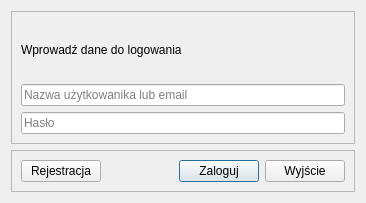
<?xml version="1.0" encoding="UTF-8"?>
<ui version="4.0">
 <class>LoginDialog</class>
 <widget class="QDialog" name="LoginDialog">
  <property name="geometry">
   <rect>
    <x>0</x>
    <y>0</y>
    <width>366</width>
    <height>203</height>
   </rect>
  </property>
  <property name="windowTitle">
   <string>Logowanie</string>
  </property>
  <layout class="QGridLayout" name="gridLayout">
   <item row="0" column="0">
    <widget class="QFrame" name="contentFrame">
     <property name="sizePolicy">
      <sizepolicy hsizetype="Expanding" vsizetype="Expanding">
       <horstretch>0</horstretch>
       <verstretch>0</verstretch>
      </sizepolicy>
     </property>
     <property name="frameShape">
      <enum>QFrame::Shape::StyledPanel</enum>
     </property>
     <property name="frameShadow">
      <enum>QFrame::Shadow::Raised</enum>
     </property>
     <layout class="QGridLayout" name="gridLayout_2">
      <item row="0" column="0">
       <widget class="QLabel" name="label">
        <property name="text">
         <string>Wprowadź dane do logowania</string>
        </property>
       </widget>
      </item>
      <item row="1" column="0">
       <widget class="QLineEdit" name="usernameLineEdit">
        <property name="placeholderText">
         <string>Nazwa użytkowanika lub email</string>
        </property>
       </widget>
      </item>
      <item row="2" column="0">
       <widget class="QLineEdit" name="passwordLineEdit">
        <property name="echoMode">
         <enum>QLineEdit::EchoMode::Password</enum>
        </property>
        <property name="placeholderText">
         <string>Hasło</string>
        </property>
       </widget>
      </item>
     </layout>
    </widget>
   </item>
   <item row="1" column="0">
    <widget class="QFrame" name="actionButtonsFrame">
     <property name="sizePolicy">
      <sizepolicy hsizetype="Expanding" vsizetype="Fixed">
       <horstretch>0</horstretch>
       <verstretch>0</verstretch>
      </sizepolicy>
     </property>
     <property name="frameShape">
      <enum>QFrame::Shape::StyledPanel</enum>
     </property>
     <property name="frameShadow">
      <enum>QFrame::Shadow::Raised</enum>
     </property>
     <layout class="QHBoxLayout" name="horizontalLayout">
      <item>
       <widget class="QPushButton" name="registerPushButton">
        <property name="text">
         <string>Rejestracja</string>
        </property>
        <property name="autoDefault">
         <bool>false</bool>
        </property>
       </widget>
      </item>
      <item>
       <spacer name="horizontalSpacer">
        <property name="orientation">
         <enum>Qt::Orientation::Horizontal</enum>
        </property>
        <property name="sizeHint" stdset="0">
         <size>
          <width>67</width>
          <height>20</height>
         </size>
        </property>
       </spacer>
      </item>
      <item>
       <widget class="QPushButton" name="loginPushButton">
        <property name="text">
         <string>Zaloguj</string>
        </property>
        <property name="default">
         <bool>true</bool>
        </property>
       </widget>
      </item>
      <item>
       <widget class="QPushButton" name="exitPushButton">
        <property name="text">
         <string>Wyjście</string>
        </property>
        <property name="autoDefault">
         <bool>false</bool>
        </property>
       </widget>
      </item>
     </layout>
    </widget>
   </item>
  </layout>
 </widget>
 <tabstops>
  <tabstop>usernameLineEdit</tabstop>
  <tabstop>passwordLineEdit</tabstop>
  <tabstop>loginPushButton</tabstop>
  <tabstop>exitPushButton</tabstop>
  <tabstop>registerPushButton</tabstop>
 </tabstops>
 <resources/>
 <connections/>
</ui>
